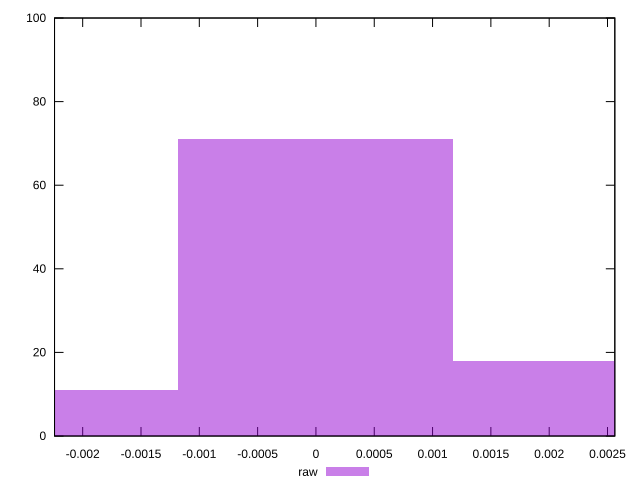

Recreate this plot in gnuplot.
reset

$raw <<EOF
0 71
-0.002357558111442505 11
0.002357558111442505 18
EOF

set key outside below
set boxwidth 0.002357558111442505
set xrange [-0.002241393143644719:0.0025627766009165766]
set yrange [0:100]
set trange [0:100]
set style fill transparent solid 0.5 noborder
set terminal svg size 640, 490 enhanced background rgb 'white'
set output "report_00022_2021-02-20T12:08:46.964Z/meta/pScore-difference/samples/pages/raw/histogram.svg"

plot $raw title "raw" with boxes

reset
